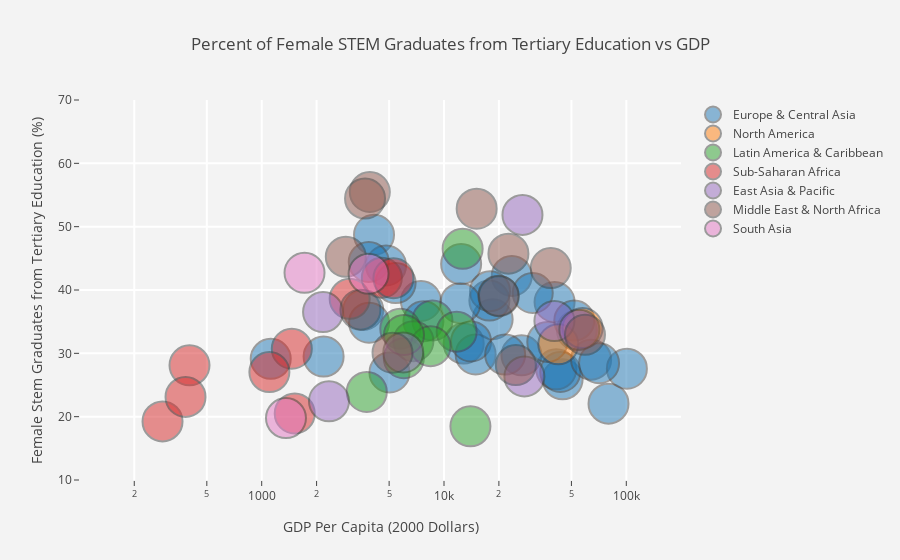

Write notebook code for a chart like this one.
### Code cell
trace0 = go.Scatter(
    x=df_2016_gdp['2016_GDPPerCapita'][df_2016_gdp['Region'] == 'Europe & Central Asia'],
    y=df_2016_gdp['2016_stem'][df_2016_gdp['Region'] == 'Europe & Central Asia'],
    mode='markers',
    name='Europe & Central Asia',
    text=df_2016_gdp['Country Name_x'][df_2016_gdp['Region'] == 'Europe & Central Asia'],
    marker=dict(
        size=40,
        opacity=0.5,
        line=dict(
            width=2
        ),
        
    )
)

trace1 = go.Scatter(
    x=df_2016_gdp['2016_GDPPerCapita'][df_2016_gdp['Region'] == 'North America'],
    y=df_2016_gdp['2016_stem'][df_2016_gdp['Region'] == 'North America'],
    mode='markers',
    name='North America',
    text=df_2016_gdp['Country Name_x'][df_2016_gdp['Region'] == 'North America'],
    marker=dict(
        size=40,
        opacity=0.5,
        line=dict(
            width=2
        ),
        
    )
)

trace2 = go.Scatter(
    x=df_2016_gdp['2016_GDPPerCapita'][df_2016_gdp['Region'] == 'Latin America & Caribbean'],
    y=df_2016_gdp['2016_stem'][df_2016_gdp['Region'] == 'Latin America & Caribbean'],
    mode='markers',
    name='Latin America & Caribbean',
    text=df_2016_gdp['Country Name_x'][df_2016_gdp['Region'] == 'Latin America & Caribbean'],
    marker=dict(
        size=40,
        opacity=0.5,
        line=dict(
            width=2
        ),
        
    )
)

trace3 = go.Scatter(
    x=df_2016_gdp['2016_GDPPerCapita'][df_2016_gdp['Region'] == 'Sub-Saharan Africa'],
    y=df_2016_gdp['2016_stem'][df_2016_gdp['Region'] == 'Sub-Saharan Africa'],
    mode='markers',
    name='Sub-Saharan Africa',
    text=df_2016_gdp['Country Name_x'][df_2016_gdp['Region'] == 'Sub-Saharan Africa'],
    marker=dict(
        size=40,
        opacity=0.5,
        line=dict(
            width=2
        ),
        
    )
)

trace4 = go.Scatter(
    x=df_2016_gdp['2016_GDPPerCapita'][df_2016_gdp['Region'] == 'East Asia & Pacific'],
    y=df_2016_gdp['2016_stem'][df_2016_gdp['Region'] == 'East Asia & Pacific'],
    mode='markers',
    name='East Asia & Pacific',
    text=df_2016_gdp['Country Name_x'][df_2016_gdp['Region'] == 'East Asia & Pacific'],
    marker=dict(
        size=40,
        opacity=0.5,
        line=dict(
            width=2
        ),
        
    )
)
trace5 = go.Scatter(
    x=df_2016_gdp['2016_GDPPerCapita'][df_2016_gdp['Region'] == 'Middle East & North Africa'],
    y=df_2016_gdp['2016_stem'][df_2016_gdp['Region'] == 'Middle East & North Africa'],
    mode='markers',
    name='Middle East & North Africa',
    text=df_2016_gdp['Country Name_x'][df_2016_gdp['Region'] == 'Middle East & North Africa'],
    marker=dict(
        size=40,
        opacity=0.5,
        line=dict(
            width=2
        ),
        
    )
)
trace6 = go.Scatter(
    x=df_2016_gdp['2016_GDPPerCapita'][df_2016_gdp['Region'] == 'South Asia'],
    y=df_2016_gdp['2016_stem'][df_2016_gdp['Region'] == 'South Asia'],
    mode='markers',
    name='South Asia',
    text=df_2016_gdp['Country Name_x'][df_2016_gdp['Region'] == 'South Asia'],
    marker=dict(
        size=40,
        opacity=0.5,
        line=dict(
            width=2
        ),
        
    )
)



data=[trace0,trace1,trace2,trace3,trace4,trace5,trace6]
# range=[2.003297660701705, 5.191505530708712],
#         type='log'
layout = go.Layout(
    title='Percent of Female STEM Graduates from Tertiary Education vs GDP',
    xaxis=dict(
        title='GDP Per Capita (2000 Dollars)',
        gridcolor='rgb(255, 255, 255)',
        range=[2.003297660701705, 5.3],
        type='log',
        zerolinewidth=1,
        ticklen=5,
        gridwidth=2,
    ),
    yaxis=dict(
        title='Female Stem Graduates from Tertiary Education (%)',
        gridcolor='rgb(255, 255, 255)',
        range=[10,70],
        zerolinewidth=1,
        ticklen=5,
        gridwidth=2,
    ),
    paper_bgcolor='rgb(243, 243, 243)',
    plot_bgcolor='rgb(243, 243, 243)',
)
fig=go.Figure(data=data,layout=layout)
py.offline.iplot(fig)

### Figure 1 — Plotly figure (JSON) as saved in the notebook; plotly's stock layout.template omitted (floating-point values rounded to 4 significant figures)
{"data": [{"marker": {"line": {"width": 2}, "opacity": 0.5, "size": 40}, "mode": "markers", "name": "Europe & Central Asia", "text": ["Albania", "Armenia", "Austria", "Azerbaijan", "Belgium", "Bulgaria", "Bosnia and Herzegovina", "Belarus", "Switzerland", "Cyprus", "Czech Republic", "Denmark", "Spain", "Estonia", "Finland", "France", "United Kingdom", "Georgia", "Greece", "Croatia", "Hungary", "Ireland", "Italy", "Kazakhstan", "Kyrgyz Republic", "Lithuania", "Luxembourg", "Latvia", "Norway", "Poland", "Portugal", "Serbia", "Slovenia", "Sweden", "Ukraine"], "type": "scatter", "uid": "92f20022-b367-47fd-86fc-1f0fd1d30fa5", "x": [4132.0, 3606.0, 44730.0, 3881.0, 41260.0, 7469.0, 4809.0, 5023.0, 79870.0, 23540.0, 18480.0, 53580.0, 26620.0, 17740.0, 43430.0, 36870.0, 40410.0, 3866.0, 17880.0, 12300.0, 12820.0, 64100.0, 30670.0, 7715.0, 1121.0, 14910.0, 100700.0, 14070.0, 70890.0, 12420.0, 19870.0, 5426.0, 21650.0, 51840.0, 2186.0], "y": [48.72, 36.84, 25.9, 34.84, 27.48, 38.26, 43.87, 26.97, 22.05, 42.23, 35.38, 33.65, 29.68, 38.33, 27.06, 31.81, 38.1, 44.43, 39.82, 37.92, 31.54, 29.0, 39.52, 35.06, 29.13, 29.82, 27.57, 31.87, 28.44, 44.09, 39.11, 41.1, 29.8, 35.17, 29.49]}, {"marker": {"line": {"width": 2}, "opacity": 0.5, "size": 40}, "mode": "markers", "name": "North America", "text": ["Canada", "United States"], "type": "scatter", "uid": "fedde85e-23ab-4e12-83bc-966fd4de316d", "x": [42350.0, 57590.0], "y": [31.43, 33.99]}, {"marker": {"line": {"width": 2}, "opacity": 0.5, "size": 40}, "mode": "markers", "name": "Latin America & Caribbean", "text": ["Argentina", "Brazil", "Chile", "Colombia", "Costa Rica", "Dominican Republic", "Ecuador", "Mexico", "Peru", "El Salvador"], "type": "scatter", "uid": "beff39f5-a7bf-4e24-8bd2-c8a88e9f6930", "x": [12650.0, 8639.0, 13960.0, 5757.0, 11730.0, 6794.0, 6019.0, 8444.0, 6031.0, 3769.0], "y": [46.5, 35.2, 18.47, 33.88, 33.43, 31.91, 29.23, 31.13, 32.89, 23.9]}, {"marker": {"line": {"width": 2}, "opacity": 0.5, "size": 40}, "mode": "markers", "name": "Sub-Saharan Africa", "text": ["Burundi", "Cabo Verde", "Ghana", "Kenya", "Madagascar", "Mozambique", "Mauritania", "Namibia", "South Africa"], "type": "scatter", "uid": "377ebb32-33ac-4853-99a0-f6f2f4c806a8", "x": [285.7, 3038.0, 1517.0, 1463.0, 401.7, 382.1, 1102.0, 4561.0, 5280.0], "y": [19.25, 38.61, 20.51, 30.73, 28.11, 23.12, 27.04, 41.93, 41.86]}, {"marker": {"line": {"width": 2}, "opacity": 0.5, "size": 40}, "mode": "markers", "name": "East Asia & Pacific", "text": ["Brunei Darussalam", "Korea, Rep.", "Lao PDR", "New Zealand", "Singapore", "Thailand", "Vietnam"], "type": "scatter", "uid": "ec6c4751-6f5f-4440-b52e-5edd3f7c2478", "x": [26940.0, 27610.0, 2339.0, 40330.0, 55240.0, 5979.0, 2171.0], "y": [51.86, 26.36, 22.43, 35.1, 33.72, 30.14, 36.51]}, {"marker": {"line": {"width": 2}, "opacity": 0.5, "size": 40}, "mode": "markers", "name": "Middle East & North Africa", "text": ["United Arab Emirates", "Bahrain", "Algeria", "Egypt, Arab Rep.", "Iran, Islamic Rep.", "Morocco", "Malta", "Oman", "Qatar", "Saudi Arabia", "Tunisia"], "type": "scatter", "uid": "86a1469d-f10c-452e-83e5-3cd331fdced6", "x": [38520.0, 22560.0, 3917.0, 3479.0, 5219.0, 2893.0, 24770.0, 15100.0, 59320.0, 19980.0, 3689.0], "y": [43.46, 45.74, 55.47, 36.9, 30.09, 45.25, 28.14, 52.84, 32.92, 39.03, 54.44]}, {"marker": {"line": {"width": 2}, "opacity": 0.5, "size": 40}, "mode": "markers", "name": "South Asia", "text": ["Bangladesh", "India", "Sri Lanka"], "type": "scatter", "uid": "510e0c1c-403b-42a4-aef0-75ba128cb977", "x": [1359.0, 1717.0, 3857.0], "y": [19.78, 42.72, 42.56]}], "layout": {"paper_bgcolor": "rgb(243, 243, 243)", "plot_bgcolor": "rgb(243, 243, 243)", "title": "Percent of Female STEM Graduates from Tertiary Education vs GDP", "xaxis": {"gridcolor": "rgb(255, 255, 255)", "gridwidth": 2, "range": [2.003, 5.3], "ticklen": 5, "title": "GDP Per Capita (2000 Dollars)", "type": "log", "zerolinewidth": 1}, "yaxis": {"gridcolor": "rgb(255, 255, 255)", "gridwidth": 2, "range": [10, 70], "ticklen": 5, "title": "Female Stem Graduates from Tertiary Education (%)", "zerolinewidth": 1}}}
